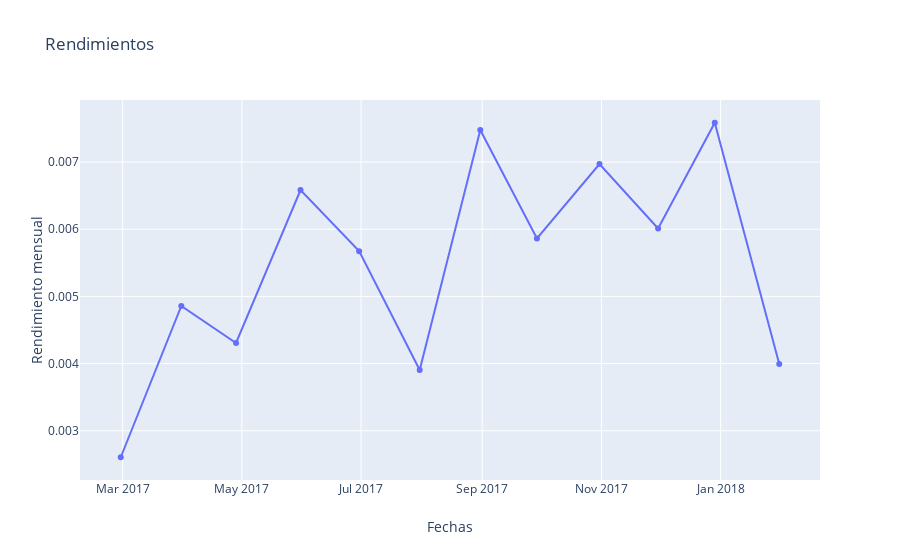

Notebook source saved alongside this figure:
### Code cell
x = fechas
data = go.Scatter(x=x,y= Rends_mensual, mode= 'lines+markers', name= 'Rendimiento mensual')

layout = go.Layout(title='Rendimientos', xaxis=dict(title='Fechas'),yaxis=dict(title='Rendimiento mensual'))
fig = go.Figure(data=data,layout=layout)
iplot(fig, filename = 'Hist')

### Figure 1 — Plotly figure (JSON) as saved in the notebook; plotly's stock layout.template omitted (floating-point values rounded to 4 significant figures)
{"data": [{"mode": "lines+markers", "name": "Rendimiento mensual", "type": "scatter", "x": ["2017-02-28", "2017-03-31", "2017-04-28", "2017-05-31", "2017-06-30", "2017-07-31", "2017-08-31", "2017-09-29", "2017-10-31", "2017-11-30", "2017-12-29", "2018-01-31", "2018-02-28"], "y": [0.002606, 0.004858, 0.004307, 0.006583, 0.005673, 0.003905, 0.007478, 0.005864, 0.00697, 0.006011, 0.007585, 0.003994]}], "layout": {"title": {"text": "Rendimientos"}, "xaxis": {"title": {"text": "Fechas"}}, "yaxis": {"title": {"text": "Rendimiento mensual"}}}}
